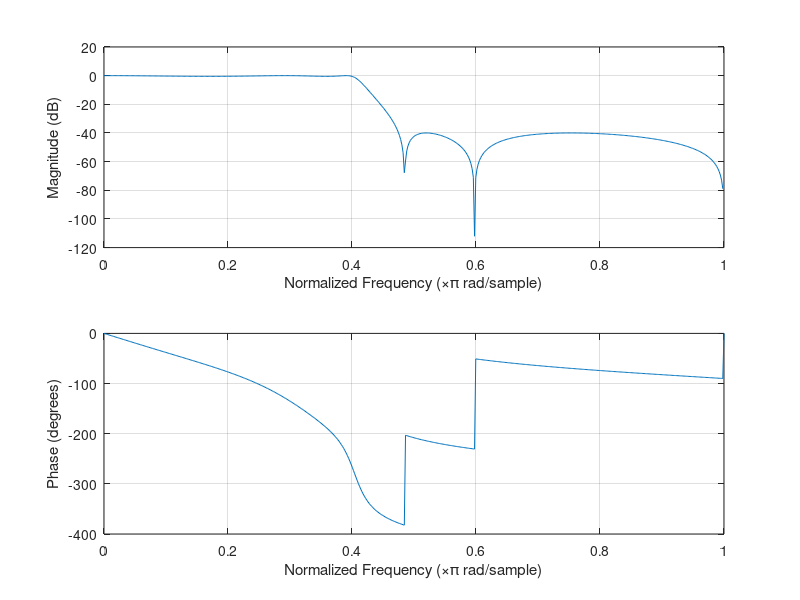
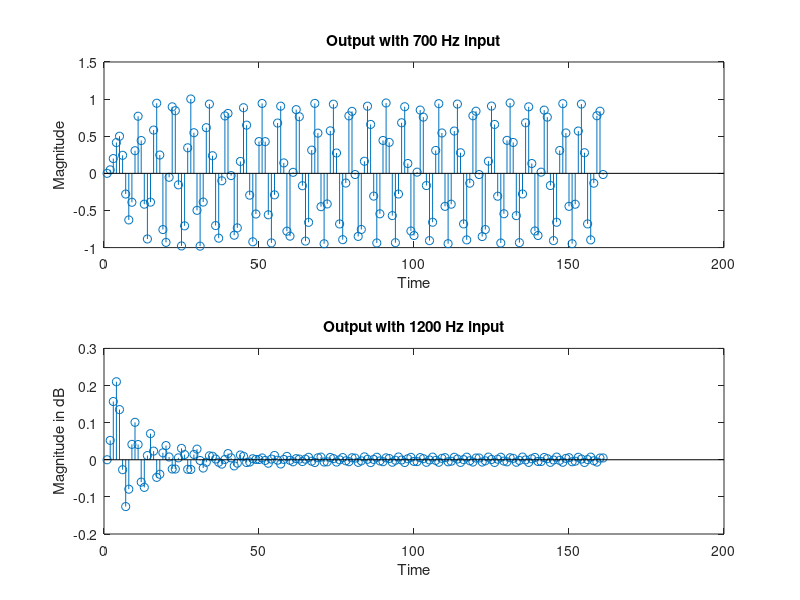

The MATLAB source for these figures, in order:
clear all;clc;close all;
Wp=2*800/4000;
Ws=2*1000/4000;
Rp=0.5;
Rs=40;
[N, Wp] = ellipord(Wp, Ws, Rp, Rs);
[b,a] = ellip(N,Rp,Rs,Wp);
freqz(b,a);
f=4000;
f1 = 700;
f2 = 1100;
t= 0:1/(f):0.04;
x1 = sin(2*pi*f1*t);
x2 = sin(2*pi*f2*t);

figure
subplot(211);
stem(filter(b,a,x1));
title('Output with 700 Hz input');
xlabel('Time');
ylabel('Magnitude');
subplot(212);
stem(filter(b,a,x2));
title('Output with 1200 Hz input');
xlabel('Time');
ylabel('Magnitude in dB');